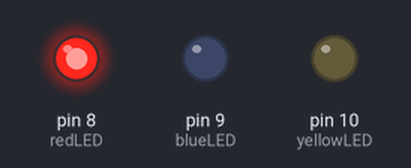
This sketch was run on a simulated Arduino Uno, built with avr-gcc and run on an emulated ATmega328P. Parts: output pins drawn as LEDs (lit = HIGH).

Above: at 0.05 s.
At 1.15 s:
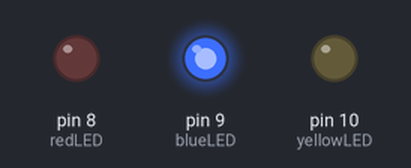
At 11.2 s:
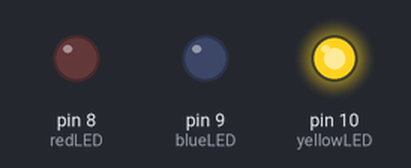
At 21.7 s:
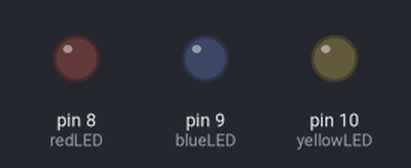
Timing chart, 0 to 28.6 s (numbered marks = the images above):
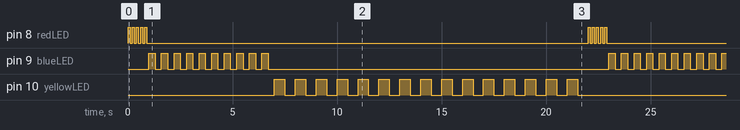

Measured:
- by itself, pin 8 (redLED): repeats every 22.0 s: 4 × (LOW 0.10 s, HIGH 0.10 s), LOW 21.1 s, HIGH 0.10 s
- by itself, pin 9 (blueLED): repeats every 22.0 s: 9 × (LOW 0.30 s, HIGH 0.30 s), LOW 16.3 s, HIGH 0.30 s
- by itself, pin 10 (yellowLED): moves between LOW and HIGH, repeating every 22.0 s

The sketch:

code.ino
```cpp
int redLED=8;
int blueLED=9;
int yellowLED=10;

int fast= 100;
int slow= 300;
int longW= 500;

void setup() {
  // put your setup code here, to run once:
  pinMode(redLED,OUTPUT);
  pinMode(blueLED,OUTPUT);
  pinMode(yellowLED,OUTPUT);

}

void loop() {
  // put your main code here, to run repeatedly:
  digitalWrite(redLED,HIGH);
  delay(fast);
  digitalWrite(redLED,LOW);
  delay(fast);

  digitalWrite(redLED,HIGH);
  delay(fast);
  digitalWrite(redLED,LOW);
  delay(fast);

  digitalWrite(redLED,HIGH);
  delay(fast);
  digitalWrite(redLED,LOW);
  delay(fast);

  digitalWrite(redLED,HIGH);
  delay(fast);
  digitalWrite(redLED,LOW);
  delay(fast);

  digitalWrite(redLED,HIGH);
  delay(fast);
  digitalWrite(redLED,LOW);
  delay(fast);
//stop for red;

 digitalWrite(blueLED,HIGH);
 delay(slow);
 digitalWrite(blueLED,LOW);
 delay(slow);

 digitalWrite(blueLED,HIGH);
 delay(slow);
 digitalWrite(blueLED,LOW);
 delay(slow);

 digitalWrite(blueLED,HIGH);
 delay(slow);
 digitalWrite(blueLED,LOW);
 delay(slow);

 digitalWrite(blueLED,HIGH);
 delay(slow);
 digitalWrite(blueLED,LOW);
 delay(slow);

 digitalWrite(blueLED,HIGH);
 delay(slow);
 digitalWrite(blueLED,LOW);
 delay(slow);

 digitalWrite(blueLED,HIGH);
 delay(slow);
 digitalWrite(blueLED,LOW);
 delay(slow);

 digitalWrite(blueLED,HIGH);
 delay(slow);
 digitalWrite(blueLED,LOW);
 delay(slow);

 digitalWrite(blueLED,HIGH);
 delay(slow);
 digitalWrite(blueLED,LOW);
 delay(slow);

 digitalWrite(blueLED,HIGH);
 delay(slow);
 digitalWrite(blueLED,LOW);
 delay(slow);

 digitalWrite(blueLED,HIGH);
 delay(slow);
 digitalWrite(blueLED,LOW);
 delay(slow);

 // stop blue

 digitalWrite(yellowLED,HIGH);
 delay(longW);
 digitalWrite(yellowLED,LOW);
 delay(longW);

 digitalWrite(yellowLED,HIGH);
 delay(longW);
 digitalWrite(yellowLED,LOW);
 delay(longW);

 digitalWrite(yellowLED,HIGH);
 delay(longW);
 digitalWrite(yellowLED,LOW);
 delay(longW);

 digitalWrite(yellowLED,HIGH);
 delay(longW);
 digitalWrite(yellowLED,LOW);
 delay(longW);

 digitalWrite(yellowLED,HIGH);
 delay(longW);
 digitalWrite(yellowLED,LOW);
 delay(longW);

 digitalWrite(yellowLED,HIGH);
 delay(longW);
 digitalWrite(yellowLED,LOW);
 delay(longW);

 digitalWrite(yellowLED,HIGH);
 delay(longW);
 digitalWrite(yellowLED,LOW);
 delay(longW);

 digitalWrite(yellowLED,HIGH);
 delay(longW);
 digitalWrite(yellowLED,LOW);
 delay(longW);

 digitalWrite(yellowLED,HIGH);
 delay(longW);
 digitalWrite(yellowLED,LOW);
 delay(longW);

 digitalWrite(yellowLED,HIGH);
 delay(longW);
 digitalWrite(yellowLED,LOW);
 delay(longW);

 digitalWrite(yellowLED,HIGH);
 delay(longW);
 digitalWrite(yellowLED,LOW);
 delay(longW);

 digitalWrite(yellowLED,HIGH);
 delay(longW);
 digitalWrite(yellowLED,LOW);
 delay(longW);

 digitalWrite(yellowLED,HIGH);
 delay(longW);
 digitalWrite(yellowLED,LOW);
 delay(longW);

 digitalWrite(yellowLED,HIGH);
 delay(longW);
 digitalWrite(yellowLED,LOW);
 delay(longW);

 digitalWrite(yellowLED,HIGH);
 delay(longW);
 digitalWrite(yellowLED,LOW);
 delay(longW);


}
```
